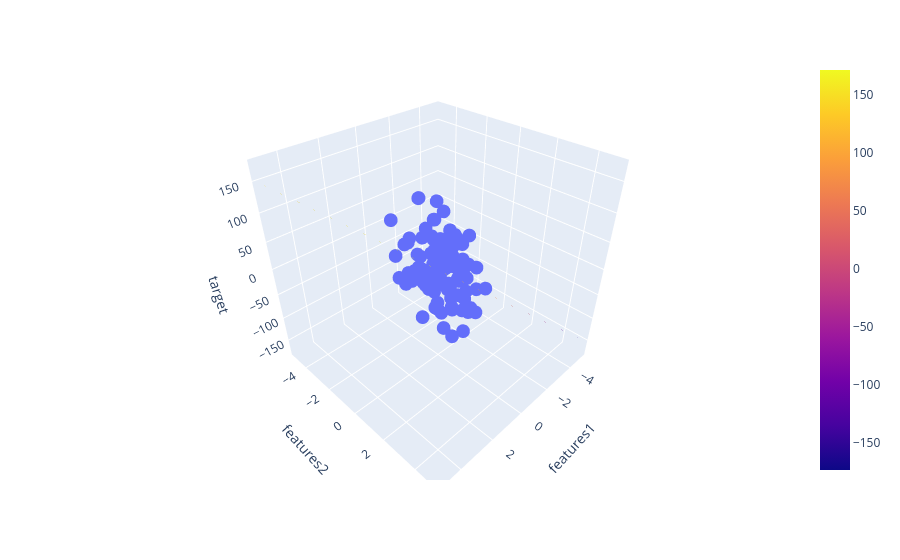

Source (notebook cell):
### Code cell
x = np.linspace(-5, 5, 10)
y_grid = np.linspace(-5, 5, 10)

xGrid, yGrid = np.meshgrid(x, y_grid)

# Create 100 combinations of features1 and features2
final = np.vstack((
    xGrid.ravel(),
    yGrid.ravel()
)).T

# Predict target for grid points
final_df = pd.DataFrame(final, columns=['features1', 'features2'])
z_final = lr.predict(final_df)

# Convert predictions into 10 × 10 matrix
z = z_final.reshape(10, 10)

# Create 3D scatter plot
fig = px.scatter_3d(
    df,
    x='features1',
    y='features2',
    z='target'
)

# Add regression plane
fig.add_trace(
    go.Surface(
        x=x,
        y=y_grid,
        z=z,
        opacity=0.6
    )
)

# Show graph
fig.show()
